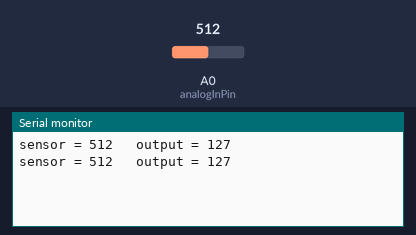
Bench run of a sketch on a simulated Arduino Uno, built with avr-gcc and run on an emulated ATmega328P. Shown: the last lines printed to the serial monitor. The test bench sets the inputs (shaded band); at power-on: A0 (analogInPin) = 512.

Above: at 1.8 s.
1.9 s: A0 (analogInPin) set to 716
At 2.5 s:
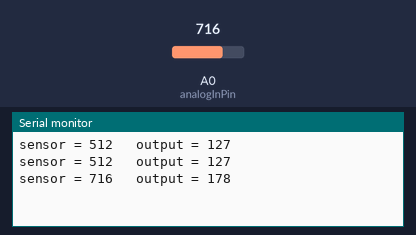
3.4 s: A0 (analogInPin) set to 900
At 4.8 s:
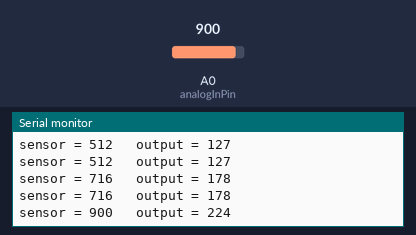
Timing chart, 0 to 6.4 s (numbered marks = the images above; inputs shaded):
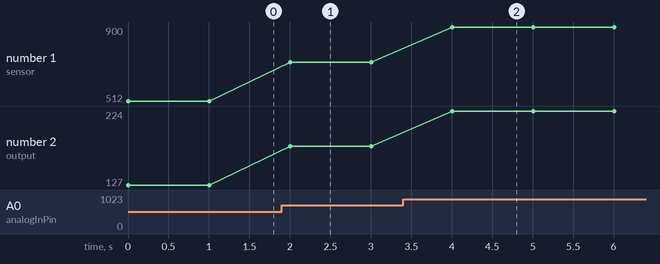

The sketch:

Analog_Pin.ino
```cpp
// (licence header left out)
#define analogInPin A0  // ESP8266 Analog Pin ADC0 = A0

int sensorValue = 0;  // value read from the pot
int outputValue = 0;  // value to output to a PWM pin

void setup() {
  // initialize serial communication at 115200
  Serial.begin(115200);
}

void loop() {
  // read the analog in value
  sensorValue = analogRead(analogInPin);

  // map it to the range of the PWM out
  outputValue = map(sensorValue, 0, 1024, 0, 255);

  // print the readings in the Serial Monitor
  Serial.print("sensor = ");
  Serial.print(sensorValue);
  Serial.print("\t output = ");
  Serial.println(outputValue);

  delay(1000);
}
```

Measured:
- after the input at 1.9 s, the serial monitor: prints a new line after 0.10 s (image 1)
- after the input at 3.4 s, the serial monitor: prints a new line after 0.60 s (image 2)
- plotted number 1: 512 → 716 after the input at 1.9 s, 716 → 900 after the input at 3.4 s
- plotted number 2: 127 → 178 after the input at 1.9 s, 178 → 224 after the input at 3.4 s
